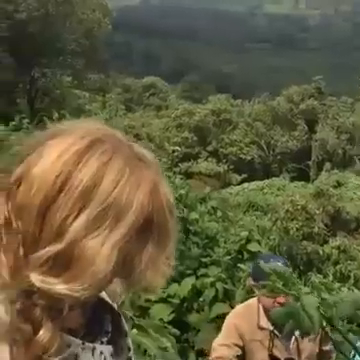
#> input picture frame 19 of assets/video.mp4, 360 x 360 px, given in place of the camera
$ python face_detector.py --source webcam --path assets/multiple_faces.png
#> lines starting #> are read from the running program, lines starting #| are printed output that depends on the picture; after the words box and inside, x2 and y2 are one past the last pixel; in counts of white or black regions, pixels touching at a corner belong together
import cv2
import random
import argparse
import os

# Constants
XML_FILE_PATH = 'haarcascade_frontalface_default.xml'
THICKNESS = 2

# Initialize face detector with pre-trained data
def initialize_face_detector(xml_file_path):
    face_detector = cv2.CascadeClassifier(xml_file_path)
    return face_detector

# Detect faces in an image or video frame
def detect_faces(image, face_detector):
    grayscale_img = cv2.cvtColor(image, cv2.COLOR_BGR2GRAY)
    face_coordinates = face_detector.detectMultiScale(grayscale_img)
    return face_coordinates

# Draw rectangles around detected faces
def draw_face_rectangles(image, face_coordinates):
    for (x, y, w, h) in face_coordinates:
        color = (random.randint(0, 255), random.randint(0, 255), random.randint(0, 255))
        cv2.rectangle(image, (x, y), (x + w, y + h), color, THICKNESS)

# Main function
def main():
    # Parse command line arguments
    parser = argparse.ArgumentParser(description='Face Detector')
    parser.add_argument('--source', choices=['webcam', 'image', 'video'], help='input source type')
    parser.add_argument('--path', help='path to input file')
    args = parser.parse_args()

    # Initialize face detector
    face_detector = initialize_face_detector(XML_FILE_PATH)

    if args.source == 'webcam':
        # Open webcam
        webcam = cv2.VideoCapture(0)

        # Check if the webcam is opened successfully
        if not webcam.isOpened():
            print("Error opening webcam.")
            return

        print("Press 'q' or 'Q' to exit.")

        while True:
            # Read the current frame
            successful_frame_read, frame = webcam.read()
#> frame is the input picture: shape (360, 360, 3); mean B, G, R 60.6, 90.8, 96.2

            # Detect faces in the frame
            face_coordinates = detect_faces(frame, face_detector)
#> in detect_faces, `grayscale_img = cv2.cvtColor(image, cv2.COLOR_BGR2GRAY)`:
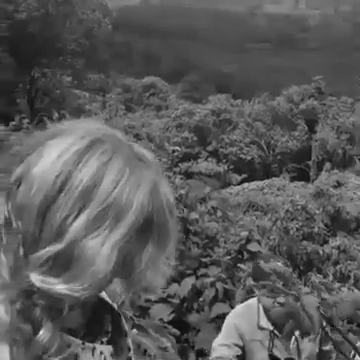
#> grayscale_img: shape (360, 360); min 4, max 222, mean 89
#> in detect_faces, `face_coordinates = face_detector.detectMultiScale(grayscale_img)`: face_coordinates = ()
#> face_coordinates = ()

            # Draw rectangles around detected faces
            draw_face_rectangles(frame, face_coordinates)

            # Display the frame with rectangles around detected faces
            cv2.namedWindow("Face Detector", cv2.WINDOW_NORMAL)
            cv2.imshow('Face Detector', frame)

            # Refresh rate of 1ms; press 'q' key to stop the loop and close the window
            key = cv2.waitKey(1)
#> (key q is pressed here)
            if key in (ord('q'), ord('Q')):
                break

        # Release the webcam and close the window
        webcam.release()
        cv2.destroyAllWindows()

    elif args.source == 'image':
        # Get the absolute path to the image file within the 'assets' subdirectory
        image_path = os.path.join('assets', args.path)

        # Load the image
        image = cv2.imread(image_path)

        if image is None:
            print("Error loading image. Please provide a valid image path.")
            return

        print("Press 'q' or 'Q' to exit.")

        # Detect faces in the image
        face_coordinates = detect_faces(image, face_detector)

        # Draw rectangles around detected faces
        draw_face_rectangles(image, face_coordinates)

        # Display the image with rectangles around detected faces
        cv2.namedWindow("Face Detector", cv2.WINDOW_NORMAL)
        cv2.imshow('Face Detector', image)
        cv2.waitKey(0)
        cv2.destroyAllWindows()

    elif args.source == 'video':
        # Get the absolute path to the video file within the 'assets' subdirectory
        video_path = os.path.join('assets', args.path)

        # Load the video
        video = cv2.VideoCapture(video_path)

        # Check if the video is opened successfully
        if not video.isOpened():
            print("Error opening video file. Please provide a valid video path.")
            return

        print("Press 'q' or 'Q' to exit.")

        while True:
            # Read the current frame
            successful_frame_read, frame = video.read()

            if not successful_frame_read:
                break

            # Detect faces in the frame
            face_coordinates = detect_faces(frame, face_detector)

            # Draw rectangles around detected faces
            draw_face_rectangles(frame, face_coordinates)

            # Display the frame with rectangles around detected faces
            cv2.namedWindow("Face Detector", cv2.WINDOW_NORMAL)
            cv2.imshow('Face Detector', frame)

            # Refresh rate of 1ms; press 'q' key to stop the loop and close the window
            key = cv2.waitKeyEx(1)
            if key in (ord('q'), ord('Q')):
                break

        # Release the video and close the window
        video.release()
        cv2.destroyAllWindows()

    else:
        print("Invalid input. Please choose 'webcam', 'image', or 'video' as the input source.")

    print("Code completed.")

if __name__ == "__main__":
    main()

$ run again, starting later in the video
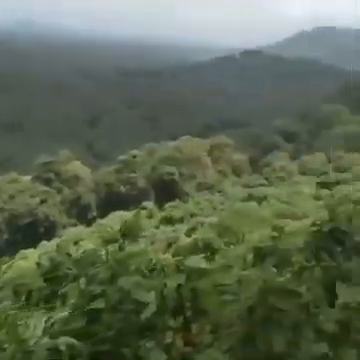
#> input picture frame 88 of assets/video.mp4, 360 x 360 px, given in place of the camera
#> in main, frame is the input picture: shape (360, 360, 3); mean B, G, R 82.6, 104, 92.7
#> in detect_faces, `grayscale_img = cv2.cvtColor(image, cv2.COLOR_BGR2GRAY)`:
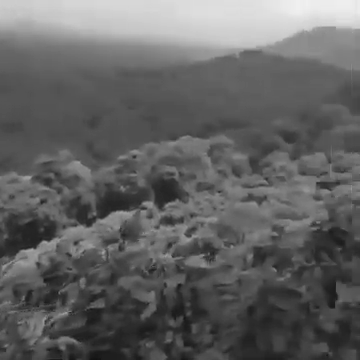
#> grayscale_img: shape (360, 360); min 17, max 240, mean 98.2
#> in detect_faces, `face_coordinates = face_detector.detectMultiScale(grayscale_img)`: face_coordinates = ()

$ run again, starting later in the video
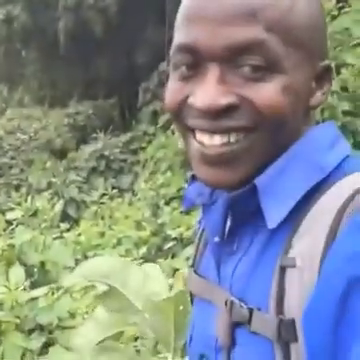
#> input picture frame 156 of assets/video.mp4, 360 x 360 px, given in place of the camera
#> in main, frame is the input picture: shape (360, 360, 3); mean B, G, R 137.3, 137.2, 129.6
#> in detect_faces, `grayscale_img = cv2.cvtColor(image, cv2.COLOR_BGR2GRAY)`:
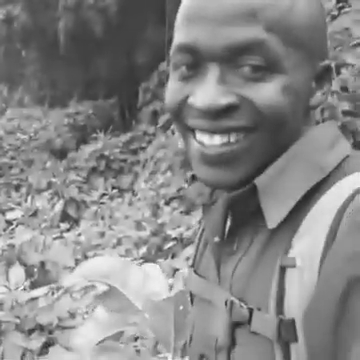
#> grayscale_img: shape (360, 360); min 33, max 251, mean 134.9
#> in detect_faces, `face_coordinates = face_detector.detectMultiScale(grayscale_img)`: face_coordinates = [[48, 271, 56, 56], [134, 2, 171, 171]]
#> the loop in draw_face_rectangles, `for (x, y, w, h) in face_coordinates:` made 2 passes
#> (x, y, w, h, color) on passes 1 to 2: (48, 271, 56, 56, (197, 215, 20)), (134, 2, 171, 171, (132, 248, 207))
#> after the loop in draw_face_rectangles, `for (x, y, w, h) in face_coordinates:`:
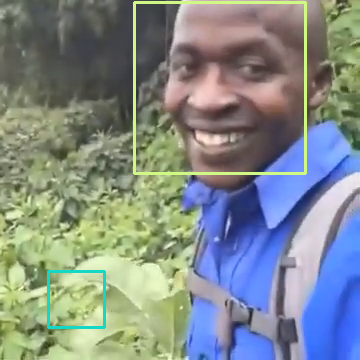
#> image: shape (360, 360, 3); 2.1% of pixels changed, all inside (x1, y1, x2, y2) = (47, 1, 307, 329)
